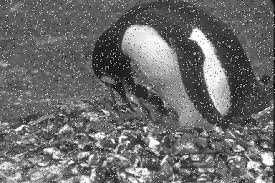
#> input picture expriment_1/filtering/img.png, 275 x 183 px
$ python learn.py
#> lines starting #> are read from the running program, lines starting #| are printed output that depends on the picture; long printed decimals are rounded
import time

from PIL import Image
from numpy import asarray
import numpy as np

def add_HE_fun():
    hist = [0] * (new_img.max() - new_img.min() + 1)
    for i in range(len(img)):
        for j in range(len(img[0])):
            agrey = new_img[i][j]
            hist[agrey + new_img.min()] += 1

    acc_hist = []
    acc_hist.append(float(hist[0] / len(hist)))
    for i in range(1, len(hist)):
        acc_hist.append(acc_hist[i - 1] + float(hist[i] / (len(img) * len(img[0]))))
        print(acc_hist)
    small_partition = new_img.min()
    print(small_partition)
    # time.sleep(5)
    for i in range(len(img)):
        for j in range(len(img[0])):
            agrey = new_img[i][j]
            new_grey = round(img[i][j] + min(acc_hist[agrey - small_partition] * 256, 255))
            print(new_grey)
            new_img[i][j] = new_grey

pil_im = Image.open("img.png").convert('L')
# pil_im.show()
# pil_im.thumbnail((pil_im.width*0.2,pil_im.height*0.2))
pil_im.save(fp="Penguins.png",bitmap_format="png")
im_array=asarray(pil_im)

img = im_array.astype('int32')
# 转换数组类型，避免溢出
new_img = img.copy()
for i in range(1, len(img) - 1):
    for j in range(1, len(img[0]) - 1):
        sum = int(int(- img[i - 1][j]) - img[i][j - 1] +4* img[i][j] - img[i][j + 1] - img[i + 1][j])
        new_img[i][j] = sum
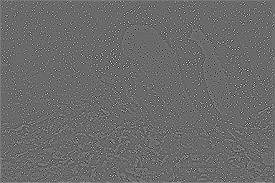
#> new_img: shape (183, 275) int32; min -634, max 881, mean 1.9; drawn with min black and max white
        # img[i][j] = sum

# 对卷积图像进行灰度平移：
max_grey = new_img.max()
#> max_grey = 881
min_grey = new_img.min()
#> min_grey = -634
a=[]
a.append([max_grey,1])
a.append([min_grey,1])
a=np.array(a)
#> a = [[881, 1], [-634, 1]]
b=np.array([255,0])
x=np.linalg.solve(a,b)
#> x = [0.168, 106.7]
print(x)
#| [  0.1683 106.713]
time.sleep(2)

for i in range(len(img)):
    for j in range(len(img[0])):
        new_img[i][j]=new_img[i][j]*x[0]+x[1]

average_val = new_img.mean()
#> average_val = 106.5
for i in range(len(img)):
    for j in range(len(img[0])):
        new_img[i][j]=new_img[i][j]-average_val
        new_img[i][j] = round(min((img[i][j]-new_img[i][j]),255))
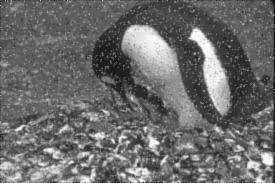
#> new_img: shape (183, 275) int32; min 0, max 255, mean 107.2


new_img = new_img.astype('uint8')
# 转化为uint8
im = Image.fromarray(new_img)
im.save(fp="/Data/Rice_Bowl/Python/CV/filtering/linear_penguins.png", format="png")

$ run again, with expriment_1/filtering/laplace_linear_penguins.png copied over expriment_1/filtering/img.png
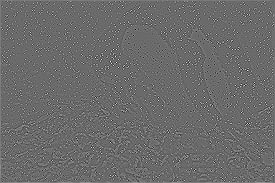
#> input picture expriment_1/filtering/laplace_linear_penguins.png, 275 x 183 px
#> pil_im is the input picture: PIL image 275x183 L; min 0, max 255, mean 106.5
#> after the loop `for i in range(1, len(img) - 1):`:
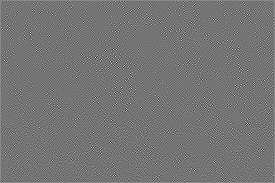
#> new_img: shape (183, 275) int32; min -683, max 808, mean 1.9; drawn with min black and max white
#> max_grey = 808
#> min_grey = -683
#> a = [[808, 1], [-683, 1]]
#> x = [0.171, 116.8]
#| [  0.171 116.811]
#> average_val = 116.6
#> after the loop `for i in range(len(img)):`:
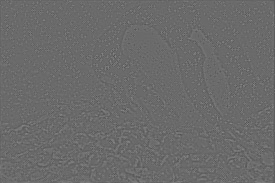
#> new_img: shape (183, 275) int32; min 76, max 141, mean 106.4
